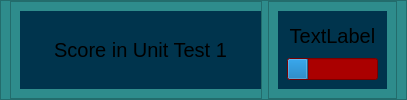
                            <widget class="QWidget" name="widget_23" native="true">
                             <property name="styleSheet">
                              <string notr="true">background-color: rgb(46, 140, 140);</string>
                             </property>
                             <layout class="QVBoxLayout" name="verticalLayout_135">
                              <property name="spacing">
                               <number>0</number>
                              </property>
                              <property name="leftMargin">
                               <number>0</number>
                              </property>
                              <property name="topMargin">
                               <number>0</number>
                              </property>
                              <property name="rightMargin">
                               <number>0</number>
                              </property>
                              <property name="bottomMargin">
                               <number>0</number>
                              </property>
                              <item>
                               <widget class="QFrame" name="frame_92">
                                <property name="frameShape">
                                 <enum>QFrame::StyledPanel</enum>
                                </property>
                                <property name="frameShadow">
                                 <enum>QFrame::Raised</enum>
                                </property>
                                <layout class="QHBoxLayout" name="horizontalLayout_32">
                                 <property name="spacing">
                                  <number>6</number>
                                 </property>
                                 <property name="topMargin">
                                  <number>0</number>
                                 </property>
                                 <property name="bottomMargin">
                                  <number>0</number>
                                 </property>
                                 <item>
                                  <widget class="QFrame" name="frame_93">
                                   <property name="frameShape">
                                    <enum>QFrame::StyledPanel</enum>
                                   </property>
                                   <property name="frameShadow">
                                    <enum>QFrame::Raised</enum>
                                   </property>
                                   <layout class="QVBoxLayout" name="verticalLayout_136">
                                    <property name="rightMargin">
                                     <number>0</number>
                                    </property>
                                    <item>
                                     <widget class="QLabel" name="label_188">
                                      <property name="font">
                                       <font>
                                        <pointsize>15</pointsize>
                                       </font>
                                      </property>
                                      <property name="styleSheet">
                                       <string notr="true">background-color: rgb(0, 52, 77);
padding-right: 34px;
padding-left: 34px;</string>
                                      </property>
                                      <property name="text">
                                       <string>Score in Unit Test 1</string>
                                      </property>
                                      <property name="alignment">
                                       <set>Qt::AlignCenter</set>
                                      </property>
                                     </widget>
                                    </item>
                                   </layout>
                                  </widget>
                                 </item>
                                 <item>
                                  <widget class="QFrame" name="frame_103">
                                   <property name="frameShape">
                                    <enum>QFrame::StyledPanel</enum>
                                   </property>
                                   <property name="frameShadow">
                                    <enum>QFrame::Raised</enum>
                                   </property>
                                   <layout class="QVBoxLayout" name="verticalLayout_137">
                                    <property name="spacing">
                                     <number>6</number>
                                    </property>
                                    <property name="leftMargin">
                                     <number>9</number>
                                    </property>
                                    <item>
                                     <widget class="QWidget" name="widget_13" native="true">
                                      <property name="styleSheet">
                                       <string notr="true">background-color: rgb(0, 52, 77);
</string>
                                      </property>
                                      <layout class="QVBoxLayout" name="verticalLayout_100">
                                       <item>
                                        <widget class="QLabel" name="show_scoreUnit1_label">
                                         <property name="font">
                                          <font>
                                           <pointsize>15</pointsize>
                                          </font>
                                         </property>
                                         <property name="styleSheet">
                                          <string notr="true">#show_scoreUnit1_label{
	background-color: rgb(0, 52, 77);
}
</string>
                                         </property>
                                         <property name="text">
                                          <string>TextLabel</string>
                                         </property>
                                         <property name="alignment">
                                          <set>Qt::AlignCenter</set>
                                         </property>
                                        </widget>
                                       </item>
                                       <item>
                                        <widget class="QProgressBar" name="unitTest1_progressBar">
                                         <property name="styleSheet">
                                          <string notr="true">background-color: rgb(170, 0, 0);</string>
                                         </property>
                                         <property name="value">
                                          <number>24</number>
                                         </property>
                                         <property name="textVisible">
                                          <bool>false</bool>
                                         </property>
                                        </widget>
                                       </item>
                                      </layout>
                                     </widget>
                                    </item>
                                   </layout>
                                  </widget>
                                 </item>
                                </layout>
                               </widget>
                              </item>
                             </layout>
                            </widget>
